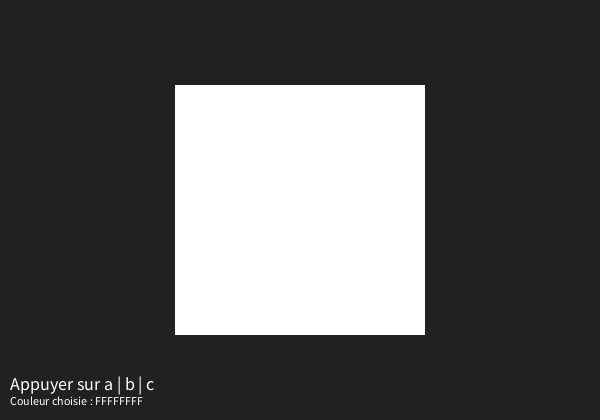
Frame 1 (no input)
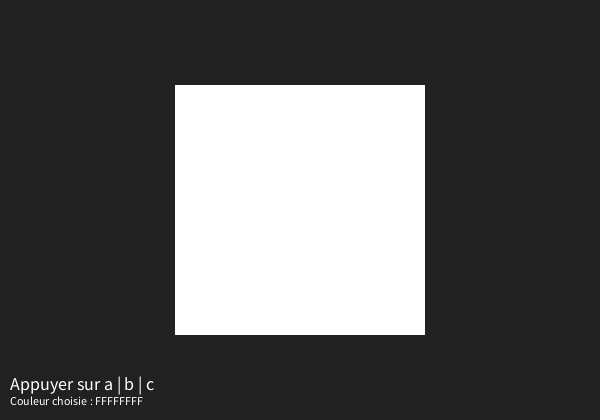
Frame 60 (the mouse pressed at the canvas centre just before this capture)
Frame 120 (the mouse held since frame 60 and released just before this capture): identical to frame 60, image omitted

The Processing sketch that drew these frames (run headless with seeded random() and noise(); from frame 60 on, the mouse is pressed at the canvas centre):

// Processing sketch: KeyEvent_If
// ── KeyEvent_If.pde
/* 
 --------------------------
 ** PLEASE READ INFO TAB **
 --------------------------
 */


/////////////////////////// GLOBALS ////////////////////////////
color myColour = color(255);

/////////////////////////// SETUP ////////////////////////////

void setup() {
  size(600, 420);
  background(33);
  smooth();
  noStroke();
  rectMode(CENTER);
}

/////////////////////////// DRAW ////////////////////////////
void draw() {
  background(33);

  fill(myColour);
  rect(width/2, height/2, 250, 250);
  
  infos(); // afficher des infos ;–)
}

/////////////////////////// FUNCTIONS ////////////////////////////
void keyPressed() {
  if (key == 'a') {
    myColour = color(0, 0, 255);
  }

  if (key == 'b') {
    myColour = color(200, 255, 0);
  }
  
   if (key == 'c') {
    myColour = color(0, 200, 255);
  }
}

// fonction pour afficher du texte
void infos(){
 fill(255);
 textSize(18);
 text("Appuyer sur a | b | c", 10, height-30);
 textSize(12);
 text("Couleur choisie : " + hex(myColour), 10, height-15);
}
// ── INFO.pde
/*
 * -----------------------
 * CONTROL_01 : Conditions
 * -----------------------
 * 
 * KEY_EVENTS_IF
 * Dans ce sketch nous verrons comment se servir des conditions
 * avec les touches du clavier pour interagir avec le visuel.
 *
 * MW_2017
 * https://github.com/FreeArtBureau/fundamentals
 * www.iterations.fabprojects.codes
 *
 *
 * end
 */
